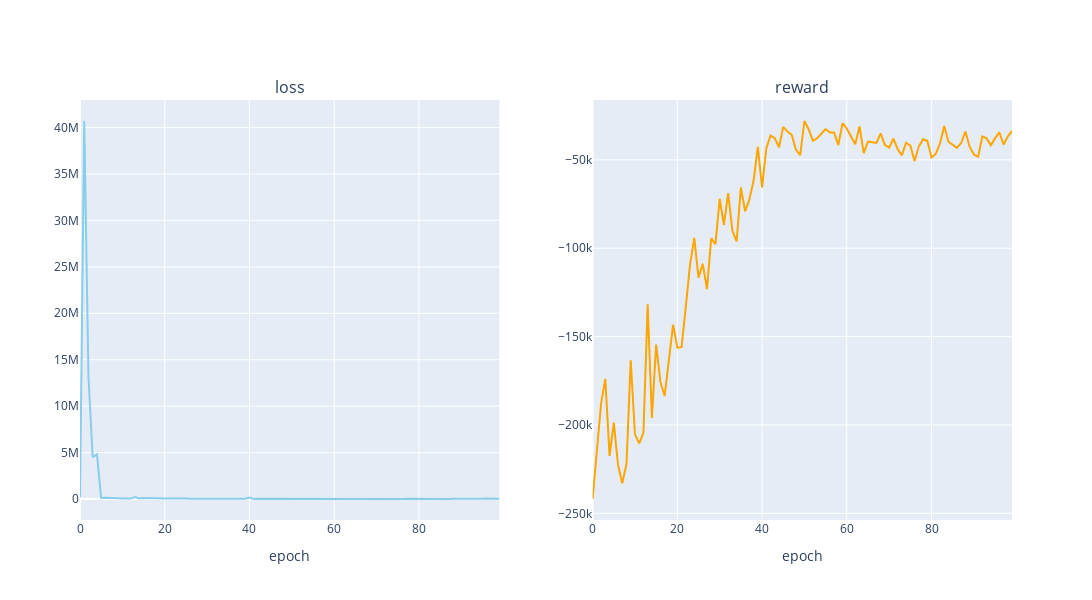

This figure's notebook cell:
### Code cell
def plot_loss_reward(total_losses, total_rewards):

    figure = tools.make_subplots(rows=1, cols=2, subplot_titles=('loss', 'reward'), print_grid=False)
    figure.append_trace(Scatter(y=total_losses, mode='lines', line=dict(color='skyblue')), 1, 1)
    figure.append_trace(Scatter(y=total_rewards, mode='lines', line=dict(color='orange')), 1, 2)
    figure['layout']['xaxis1'].update(title='epoch')
    figure['layout']['xaxis2'].update(title='epoch')
    figure['layout'].update(height=600, width=1200, showlegend=False)
    iplot(figure)

plot_loss_reward(total_losses, total_rewards)
